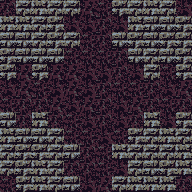

The image is a tile-based game level rendered from a .tmx file. Its description and complete source (layers, tilesets, objects, tile grids) follow:
An orthogonal 12x12 tile map with 16x16 px tiles, 1 tile layer (tile) and 16 objects.

<map version="1.0" tiledversion="1.1.2" orientation="orthogonal" renderorder="right-down" width="12" height="12" tilewidth="16" tileheight="16" infinite="0" nextobjectid="72">
 <tileset firstgid="1" source="tileset.tsx" />
 <layer name="tile" width="12" height="12">
  <data encoding="csv">
6,2,3,2,2,7,9,4,2,3,2,8,
3,3,2,4,8,8,6,8,3,5,5,4,
5,5,2,4,2,9,6,5,4,5,4,4,
4,5,5,5,9,9,9,6,5,2,5,4,
4,7,4,7,7,8,8,6,8,2,9,4,
8,7,9,8,7,8,6,9,9,6,8,7,
9,6,6,7,8,7,6,8,7,6,9,6,
5,6,3,6,9,8,6,8,6,3,8,4,
3,5,5,2,9,9,8,9,4,2,3,2,
2,4,4,2,5,6,9,3,2,2,2,3,
2,4,3,2,6,6,9,8,2,5,4,3,
9,4,3,2,5,8,7,2,3,3,3,6
</data>
 </layer>
 <objectgroup name="creature">
  <object id="63" gid="255" x="80" y="64" width="16" height="16">
   <properties>
    <property name="probability" type="int" value="8" />
   </properties>
  </object>
  <object id="64" gid="255" x="32" y="112" width="16" height="16">
   <properties>
    <property name="probability" type="int" value="8" />
   </properties>
  </object>
  <object id="66" gid="255" x="128" y="112" width="16" height="16">
   <properties>
    <property name="probability" type="int" value="8" />
   </properties>
  </object>
  <object id="67" gid="254" x="96" y="144" width="16" height="16">
   <properties>
    <property name="probability" type="int" value="20" />
   </properties>
  </object>
  <object id="68" gid="250" x="64" y="128" width="16" height="16">
   <properties>
    <property name="probability" type="int" value="8" />
   </properties>
  </object>
  <object id="69" gid="253" x="112" y="80" width="16" height="16">
   <properties>
    <property name="probability" type="int" value="8" />
   </properties>
  </object>
  <object id="70" gid="253" x="64" y="96" width="16" height="16">
   <properties>
    <property name="probability" type="int" value="8" />
   </properties>
  </object>
  <object id="71" gid="246" x="80" y="176" width="16" height="16">
   <properties>
    <property name="probability" type="int" value="10" />
   </properties>
  </object>
 </objectgroup>
 <objectgroup name="furniture">
  <object id="55" gid="69" x="16" y="80" width="16" height="16" />
  <object id="56" gid="69" x="16" y="128" width="16" height="16" />
  <object id="57" gid="69" x="64" y="176" width="16" height="16" />
  <object id="58" gid="69" x="112" y="176" width="16" height="16" />
  <object id="59" gid="69" x="160" y="128" width="16" height="16" />
  <object id="60" gid="69" x="160" y="80" width="16" height="16" />
  <object id="61" gid="69" x="112" y="32" width="16" height="16" />
  <object id="62" gid="69" x="64" y="32" width="16" height="16" />
 </objectgroup>
 <objectgroup name="description" />
</map>
